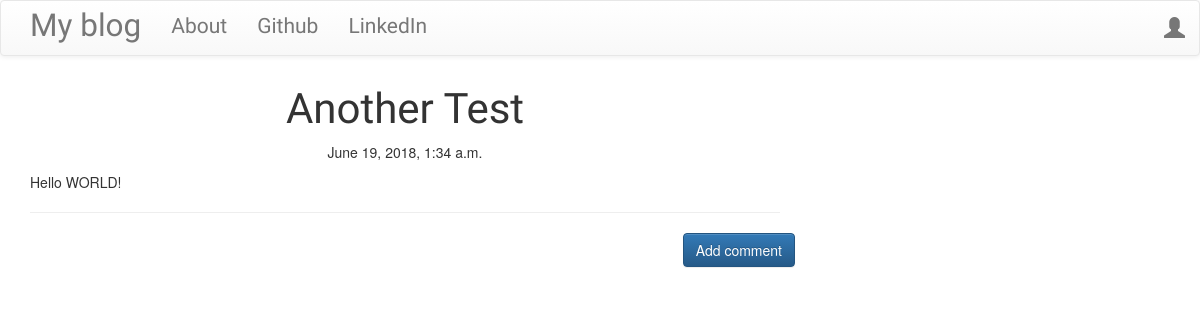
The page /post/2 on the database as committed earlier.
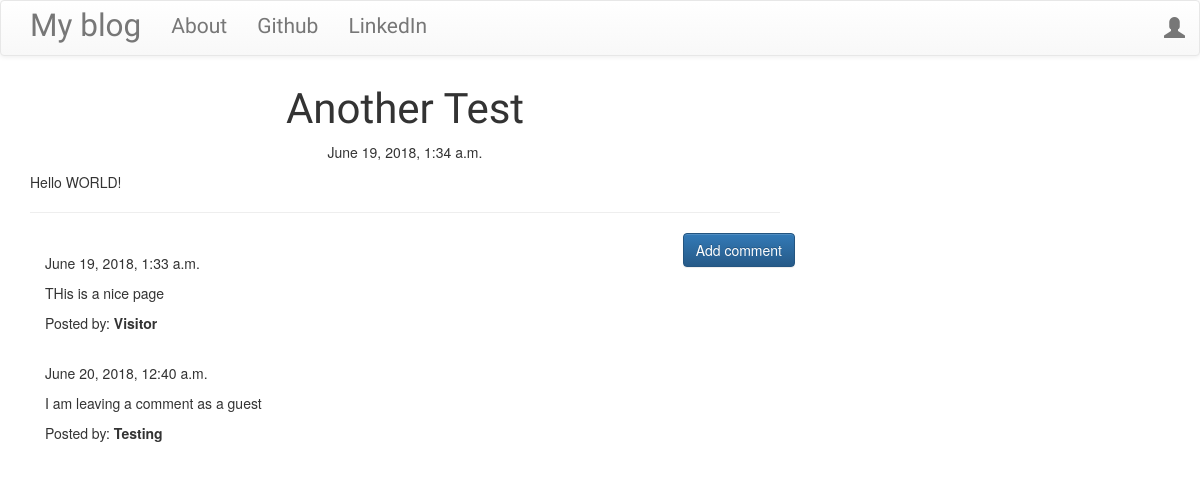
The same page on the database as committed later.
### blog/models.py (models this page shows, shortened)
class Post(models.Model):
    author = models.ForeignKey('auth.User', on_delete=models.DO_NOTHING)
    title = models.CharField(max_length=200)
    text = models.TextField()
    created_date = models.DateTimeField(default=timezone.now)
    published_date = models.DateTimeField(blank=True, null=True)

class Comment(models.Model):
    post = models.ForeignKey('blog.Post', related_name='comments', on_delete=models.DO_NOTHING)
    author = models.CharField(max_length=200)
    text = models.TextField()
    created_date = models.DateTimeField(default=timezone.now)
    approved_comment = models.BooleanField(default=False)

### blog/views.py (the view)
# urls.py: url(r'^post/(?P<pk>\d+)$', views.PostDetailView.as_view(), name='post_detail'),
class PostDetailView(DetailView):
    model = Post

### blog/templates/blog/post_detail.html (shortened to what this page needs)
{% extends 'blog/base.html' %}
{% block content %}
        <h1 class='posttitle loader'>{{ post.title }}</h1>
        {% if post.published_date %}
            <div class="date postdate">
                {{ post.published_date }}
            </div>
        {% else %}
            <a class="btn btn-default" href="{% url 'post_publish' pk=post.pk %}">Publish</a>
        {% endif %}
      <p class='postcontent' >{{ post.text|safe|linebreaksbr }}</p>
  <hr>
  <a class="btn btn-primary btn-comment" href="{% url 'add_comment_to_post' pk=post.pk %}">Add comment</a>
  <div class="container">
  {% for comment in post.comments.all %}
  <br>
      {% if user.is_authenticated or comment.approved_comment %}
              {{ comment.created_date }}
          <p>{{ comment.text|safe|linebreaks }}</p>
          <p>Posted by: <strong>{{ comment.author }}</strong></p>
      {% endif %}
  {% empty %}
      <p>No comments posted.</p>
  {% endfor %}
</div>
{% endblock %}

### blog/templates/blog/base.html (shortened to what this page needs)
<!DOCTYPE html>
{% load staticfiles %}
<html>
<head>
    <link rel="stylesheet" href="https://maxcdn.bootstrapcdn.com/bootstrap/3.3.7/css/bootstrap.min.css">
    <link rel="stylesheet" href="https://maxcdn.bootstrapcdn.com/bootstrap/3.3.7/css/bootstrap-theme.min.css">
    <link rel="stylesheet" href="//cdn.jsdelivr.net/medium-editor/latest/css/medium-editor.min.css" type="text/css" media="screen" charset="utf-8">
    <link rel="stylesheet" href="{% static 'css/blog.css' %}">
</head>
<body class="loader">
  <nav class="navbar navbar-default techfont custom-navbar">
    <div class="container">
      <ul class="nav navbar-nav">
        <li><a class='navbar-brand bigbrand' href="{% url 'post_list' %}">My blog</a></li>
        <li><a href="{% url 'about'%}">About</a></li>
        <li><a href="https://github.com/MrEdwinRodriguez">Github</a></li>
        <li><a href="https://www.linkedin.com/in/edwin-rodriguez-9953727/">LinkedIn</a></li>
      </ul>
      <ul class="nav navbar-nav navbar-right">
        {% if user.is_authenticated %}
        <li>
          <a href="{% url 'post_new' %}" >New Post</a>
        </li>
        <li>
          <a href="{% url 'post_draft_list' %}">Drafts</a>
        </li>
        <li>
          <a href="{% url 'logout' %}" >Log out</a>
        </li>
        <li>
          <a >Welcome: {{ user.username }}</a>
        </li>
          {% else %}
          <li><a class='nav navbar-right' href="{% url 'login' %}" ><span class="glyphicon glyphicon-user"></span></a></li>
        {% endif %}
      </ul>
  </div>
</nav>
        <div class="content container">
            <div class="row">
                <div class="col-md-8">
                  <div class="blog_posts">
                    {% block content %}
                    {% endblock %}
                  </div>
                </div>
            </div>
        </div>
</body>
</html>

### blog/static/css/blog.css (style rules this page uses)
.techfont { font-family: 'Russo One', sans-serif; font-size: 1.5em; margin-bottom: 10px; }
.postdate { text-align: center; }
.posttitle { font-family: 'Russo One', sans-serif; font-size: 3em; text-align: center; }
.postcontent { font-family: 'Montserrat'; font-size: 1.5em; }
.btn-comment { position: absolute; right: 0px; }
.bigbrand { font-size: 1.5em; }
.loader { filter:hue-rotate(0deg); color: linear-gradient(45deg,#0f8,#08f); animation:hue 5000ms infinite linear; }

Rows that differ between the two databases and show on the page:
now on this page (row edited): Comment: created_date "June 19, 2018, 1:33 a.m.", text "THis is a nice page", author "Visitor"
added Comment: created_date "June 20, 2018, 12:40 a.m.", text "I am leaving a comment as a guest", author "Testing"
